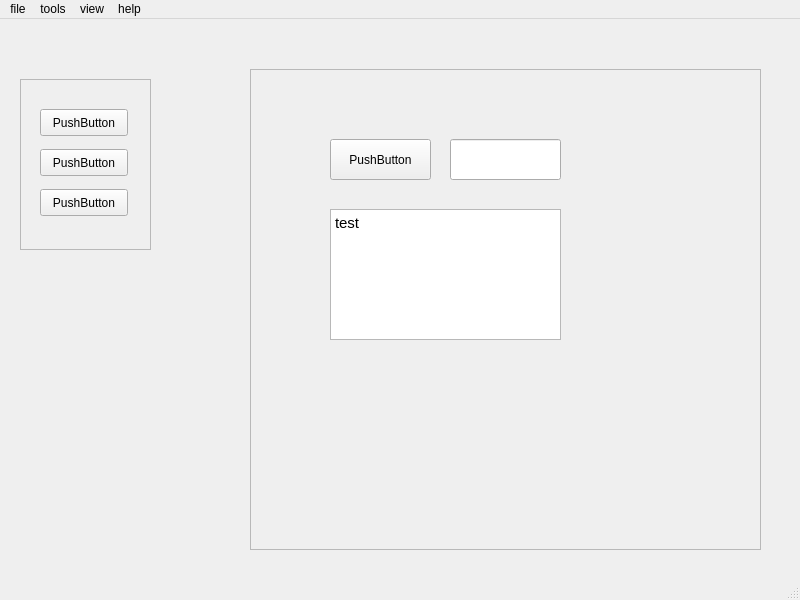
<?xml version="1.0" encoding="UTF-8"?>
<ui version="4.0">
 <class>MainWindow</class>
 <widget class="QMainWindow" name="MainWindow">
  <property name="geometry">
   <rect>
    <x>0</x>
    <y>0</y>
    <width>800</width>
    <height>600</height>
   </rect>
  </property>
  <property name="windowTitle">
   <string>MainWindow</string>
  </property>
  <widget class="QWidget" name="centralwidget">
   <widget class="QFrame" name="frame">
    <property name="geometry">
     <rect>
      <x>20</x>
      <y>60</y>
      <width>131</width>
      <height>171</height>
     </rect>
    </property>
    <property name="frameShape">
     <enum>QFrame::StyledPanel</enum>
    </property>
    <property name="frameShadow">
     <enum>QFrame::Raised</enum>
    </property>
    <widget class="QPushButton" name="pushButton_2">
     <property name="geometry">
      <rect>
       <x>20</x>
       <y>30</y>
       <width>88</width>
       <height>27</height>
      </rect>
     </property>
     <property name="text">
      <string>PushButton</string>
     </property>
    </widget>
    <widget class="QPushButton" name="pushButton_4">
     <property name="geometry">
      <rect>
       <x>20</x>
       <y>110</y>
       <width>88</width>
       <height>27</height>
      </rect>
     </property>
     <property name="text">
      <string>PushButton</string>
     </property>
    </widget>
    <widget class="QPushButton" name="pushButton_3">
     <property name="geometry">
      <rect>
       <x>20</x>
       <y>70</y>
       <width>88</width>
       <height>27</height>
      </rect>
     </property>
     <property name="text">
      <string>PushButton</string>
     </property>
    </widget>
   </widget>
   <widget class="QFrame" name="frame_2">
    <property name="geometry">
     <rect>
      <x>250</x>
      <y>50</y>
      <width>511</width>
      <height>481</height>
     </rect>
    </property>
    <property name="frameShape">
     <enum>QFrame::StyledPanel</enum>
    </property>
    <property name="frameShadow">
     <enum>QFrame::Raised</enum>
    </property>
    <widget class="QStackedWidget" name="stackedWidget">
     <property name="geometry">
      <rect>
       <x>40</x>
       <y>30</y>
       <width>421</width>
       <height>341</height>
      </rect>
     </property>
     <property name="currentIndex">
      <number>0</number>
     </property>
     <widget class="QWidget" name="page">
      <widget class="QPushButton" name="pushButton">
       <property name="geometry">
        <rect>
         <x>40</x>
         <y>40</y>
         <width>101</width>
         <height>41</height>
        </rect>
       </property>
       <property name="text">
        <string>PushButton</string>
       </property>
      </widget>
      <widget class="QLineEdit" name="lineEdit">
       <property name="geometry">
        <rect>
         <x>160</x>
         <y>40</y>
         <width>111</width>
         <height>41</height>
        </rect>
       </property>
      </widget>
      <widget class="QTextEdit" name="textEdit">
       <property name="geometry">
        <rect>
         <x>40</x>
         <y>110</y>
         <width>231</width>
         <height>131</height>
        </rect>
       </property>
       <property name="html">
        <string>&lt;!DOCTYPE HTML PUBLIC &quot;-//W3C//DTD HTML 4.0//EN&quot; &quot;http://www.w3.org/TR/REC-html40/strict.dtd&quot;&gt;
&lt;html&gt;&lt;head&gt;&lt;meta name=&quot;qrichtext&quot; content=&quot;1&quot; /&gt;&lt;style type=&quot;text/css&quot;&gt;
p, li { white-space: pre-wrap; }
&lt;/style&gt;&lt;/head&gt;&lt;body style=&quot; font-family:'Cantarell'; font-size:11pt; font-weight:400; font-style:normal;&quot;&gt;
&lt;p style=&quot; margin-top:0px; margin-bottom:0px; margin-left:0px; margin-right:0px; -qt-block-indent:0; text-indent:0px;&quot;&gt;test&lt;/p&gt;&lt;/body&gt;&lt;/html&gt;</string>
       </property>
      </widget>
     </widget>
     <widget class="QWidget" name="page_2">
      <widget class="QTextBrowser" name="textBrowser">
       <property name="geometry">
        <rect>
         <x>80</x>
         <y>70</y>
         <width>301</width>
         <height>211</height>
        </rect>
       </property>
      </widget>
     </widget>
     <widget class="QWidget" name="page_3">
      <widget class="QLineEdit" name="lineEdit_2">
       <property name="geometry">
        <rect>
         <x>60</x>
         <y>50</y>
         <width>113</width>
         <height>27</height>
        </rect>
       </property>
      </widget>
      <widget class="QTextEdit" name="textEdit_2">
       <property name="geometry">
        <rect>
         <x>60</x>
         <y>100</y>
         <width>121</width>
         <height>71</height>
        </rect>
       </property>
      </widget>
      <widget class="QPushButton" name="pushButton_5">
       <property name="geometry">
        <rect>
         <x>210</x>
         <y>50</y>
         <width>88</width>
         <height>27</height>
        </rect>
       </property>
       <property name="text">
        <string>PushButton</string>
       </property>
      </widget>
     </widget>
    </widget>
   </widget>
  </widget>
  <widget class="QMenuBar" name="menubar">
   <property name="geometry">
    <rect>
     <x>0</x>
     <y>0</y>
     <width>800</width>
     <height>24</height>
    </rect>
   </property>
   <widget class="QMenu" name="menufile">
    <property name="title">
     <string>file</string>
    </property>
   </widget>
   <widget class="QMenu" name="menutools">
    <property name="title">
     <string>tools</string>
    </property>
   </widget>
   <widget class="QMenu" name="menuview">
    <property name="title">
     <string>view</string>
    </property>
   </widget>
   <widget class="QMenu" name="menuhelp">
    <property name="title">
     <string>help</string>
    </property>
   </widget>
   <addaction name="menufile"/>
   <addaction name="menutools"/>
   <addaction name="menuview"/>
   <addaction name="menuhelp"/>
  </widget>
  <widget class="QStatusBar" name="statusbar"/>
 </widget>
 <resources/>
 <connections>
  <connection>
   <sender>pushButton_2</sender>
   <signal>clicked()</signal>
   <receiver>MainWindow</receiver>
   <slot>close()</slot>
   <hints>
    <hint type="sourcelabel">
     <x>92</x>
     <y>130</y>
    </hint>
    <hint type="destinationlabel">
     <x>166</x>
     <y>329</y>
    </hint>
   </hints>
  </connection>
 </connections>
 <slots>
  <slot>slot1()</slot>
 </slots>
</ui>
